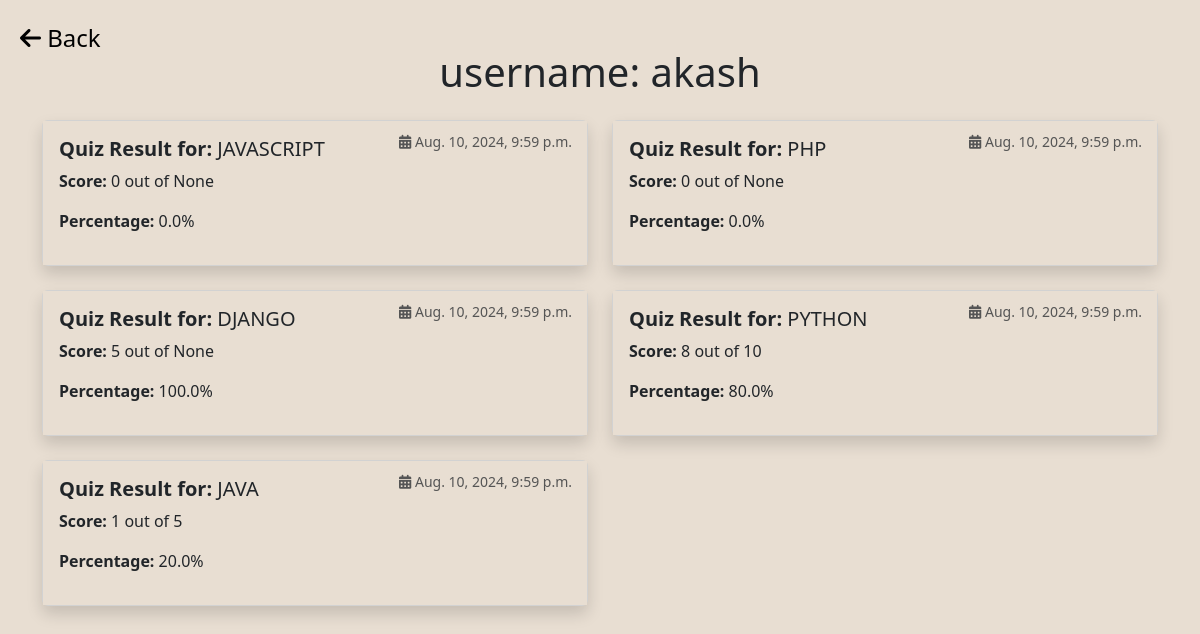
Page /contact/Profile/ (signed in) on the committed database.
### home/models.py (models this page shows, shortened)
class QuizScore(models.Model):
    user = models.ForeignKey(User, on_delete=models.CASCADE)
    quiz = models.ForeignKey(Quiz, on_delete=models.CASCADE)
    total_question = models.IntegerField(null=True,blank=True)
    score = models.IntegerField()
    percentage_score=models.FloatField(null=True)
    create_at = models.DateTimeField(default=now,blank=True)

class Quiz(models.Model):
    title = models.CharField(max_length=200)
    def __str__(self):
        return self.title

### contact/views.py (the view)
# urls.py: path('Profile/',PROFILE,name='profile'),
def PROFILE(request):
    user = request.user
    quiz = QuizScore.objects.filter(user=user)
    return render(request,'profile.html',{'quiz':quiz})

### home/context_processors.py (called while the page is built)
def QuizList(request):
    quizzes = Quiz.objects.all()
    return {'quizzes': quizzes}

### template/profile.html (shortened to what this page needs)
<!DOCTYPE html>
<html lang="en">
<head>
    <link href="https://cdn.jsdelivr.net/npm/bootstrap@5.3.2/dist/css/bootstrap.min.css" rel="stylesheet">
    <link rel="stylesheet" href="https://cdnjs.cloudflare.com/ajax/libs/font-awesome/6.4.2/css/all.min.css" />
</head>
<body style="background-color: #e8ded2;">
    <div class="container mt-5">
        <a href="{% url 'quiz_list' %}" class="back-button">
            <i class="fas fa-arrow-left"></i> Back
        </a>
        <div class="text-center mb-4 content-main">
            <h1>username: {{ user.username }}</h1>
        </div>
        <div class="row">
            {% if quiz %}
            {% for i in quiz %}
            <div class="col-md-6 mb-4">
                <div class="card shadow">
                    <div class="card-body" style="background-color: #e8ded2;">
                        <h5 class="card-title">
                            <strong>Quiz Result for:</strong> {{ i.quiz }}
                        </h5>
                        <p class="card-text">
                            <strong>Score:</strong> {{ i.score }} out of {{ i.total_question }}
                        </p>
                        <p class="card-text">
                            <strong>Percentage:</strong> {{ i.percentage_score }}%
                        </p>
                        <p class="quiz-date">
                            <i class="fas fa-calendar-alt"></i> {{ i.create_at }}
                        </p>
                    </div>
                </div>
            </div>
            {% endfor %}
            {% endif %}
        </div>
    </div>
</body>
</html>

### template/profile.html (style rules this page uses)
.back-button { position: absolute; top: 20px; left: 20px; font-size: 24px; color: #000; text-decoration: none; }
.content-main { margin-top: 30px; }
.quiz-date { font-size: 14px; color: #555; text-align: right; position: absolute; top: 10px; right: 15px; }

### rows in the picture
QuizScore: quiz "JAVASCRIPT", score "0", total_question "None", percentage_score "0.0", create_at "Aug. 10, 2024, 9:59 p.m."
QuizScore: quiz "PHP", score "0", total_question "None", percentage_score "0.0", create_at "Aug. 10, 2024, 9:59 p.m."
QuizScore: quiz "DJANGO", score "5", total_question "None", percentage_score "100.0", create_at "Aug. 10, 2024, 9:59 p.m."
QuizScore: quiz "PYTHON", score "8", total_question "10", percentage_score "80.0", create_at "Aug. 10, 2024, 9:59 p.m."
QuizScore: quiz "JAVA", score "1", total_question "5", percentage_score "20.0", create_at "Aug. 10, 2024, 9:59 p.m."

### other values in the picture
{{ user.username }} "akash"
